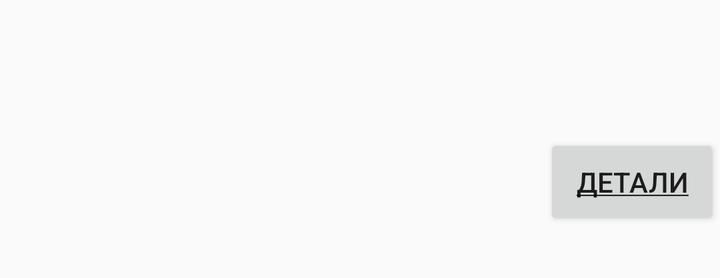
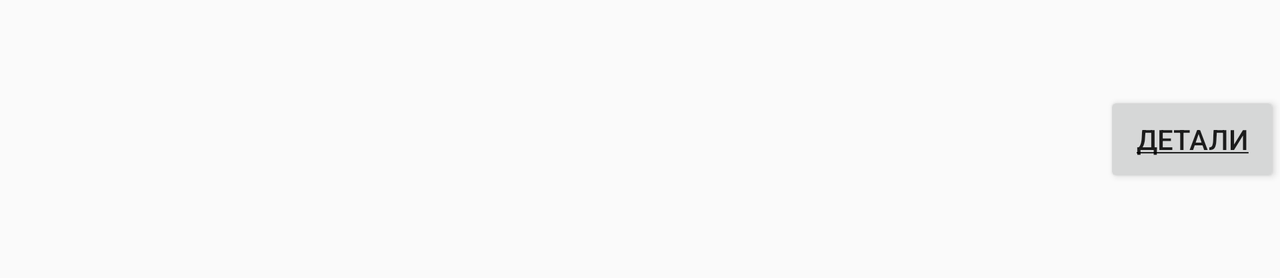

First picture: res/layout/ on a phone held upright. Second picture: the repository's own variant of that layout, on a device whose configuration matches the variant's folder. Source for both follows.
<!-- AndroidManifest.xml: application theme AppTheme -->
<!-- res/layout/recycler_films_layout.xml -->
<androidx.constraintlayout.widget.ConstraintLayout xmlns:android="http://schemas.android.com/apk/res/android"
    xmlns:app="http://schemas.android.com/apk/res-auto"
    xmlns:tools="http://schemas.android.com/tools"
    android:layout_width="match_parent"
    android:layout_height="@dimen/recyclerFilmsHeight"
    android:background="@drawable/selector_row_films"
    tools:context=".activities.MainActivity">

    <Button
        android:id="@+id/detailsButton"
        android:layout_width="wrap_content"
        android:layout_height="wrap_content"
        android:text="@string/details_button_name"
        app:layout_constraintBottom_toBottomOf="parent"
        app:layout_constraintEnd_toEndOf="parent"
        app:layout_constraintTop_toBottomOf="@id/name" />

    <ImageView
        android:id="@+id/picture"
        android:layout_width="@dimen/imageSize"
        android:layout_height="@dimen/imageSize"
        app:layout_constraintBottom_toBottomOf="parent"
        app:layout_constraintStart_toStartOf="parent"
        app:layout_constraintTop_toTopOf="parent" />

    <TextView
        android:id="@+id/name"
        android:layout_width="wrap_content"
        android:layout_height="wrap_content"
        android:text=""
        app:layout_constraintBottom_toTopOf="@+id/detailsButton"
        app:layout_constraintLeft_toLeftOf="parent"
        app:layout_constraintRight_toRightOf="parent"
        app:layout_constraintStart_toEndOf="@+id/picture"
        app:layout_constraintTop_toTopOf="parent" />

</androidx.constraintlayout.widget.ConstraintLayout>
<!-- resources referenced by this layout -->
<resources>
  <dimen name="recyclerFilmsHeight">139dp</dimen>
  <!-- drawable selector_row_films (drawable) -->
  <?xml version="1.0" encoding="utf-8"?>
  <selector xmlns:android="http://schemas.android.com/apk/res/android">
      <item android:drawable="@color/backgroudColorRecyclerRowSelected" android:state_pressed="false" android:state_selected="true" />
      <item android:drawable="@color/backgroudColorRecyclerRow" android:state_selected="false" />
  </selector>
  
  <string name="details_button_name"><u>детали</u></string>
  <style name="AppTheme" parent="Theme.AppCompat.Light.DarkActionBar">
          
          <item name="colorPrimary">@color/colorPrimary</item>
          <item name="colorPrimaryDark">@color/colorPrimaryDark</item>
          <item name="colorAccent">@color/colorAccent</item>
      </style>
  <color name="colorPrimary">#008577</color>
  <color name="colorPrimaryDark">#00574B</color>
  <color name="colorAccent">#4CAF50</color>
</resources>
<!-- res/layout-land/recycler_films_layout.xml (the repository's variant of the layout above) -->
<!-- drawn on the phone turned sideways -->
<androidx.constraintlayout.widget.ConstraintLayout xmlns:android="http://schemas.android.com/apk/res/android"
    xmlns:app="http://schemas.android.com/apk/res-auto"
    xmlns:tools="http://schemas.android.com/tools"
    android:layout_width="match_parent"
    android:layout_height="@dimen/recyclerFilmsHeight"
    android:background="@drawable/selector_row_films"
    tools:context=".activities.MainActivity">

    <Button
        android:id="@+id/detailsButton"
        android:layout_width="wrap_content"
        android:layout_height="wrap_content"
        android:text="@string/details_button_name"
        app:layout_constraintBottom_toBottomOf="parent"
        app:layout_constraintEnd_toEndOf="parent"
        app:layout_constraintTop_toTopOf="parent" />

    <ImageView
        android:id="@+id/picture"
        android:layout_width="@dimen/recyclerImageSize"
        android:layout_height="@dimen/recyclerImageSize"
        app:layout_constraintBottom_toBottomOf="parent"
        app:layout_constraintStart_toStartOf="parent"
        app:layout_constraintTop_toTopOf="parent" />

    <TextView
        android:id="@+id/name"
        android:layout_width="wrap_content"
        android:layout_height="wrap_content"
        android:text=""
        app:layout_constraintBottom_toBottomOf="parent"
        app:layout_constraintLeft_toLeftOf="parent"
        app:layout_constraintStart_toEndOf="@+id/picture"
        app:layout_constraintTop_toTopOf="parent" />

</androidx.constraintlayout.widget.ConstraintLayout>
